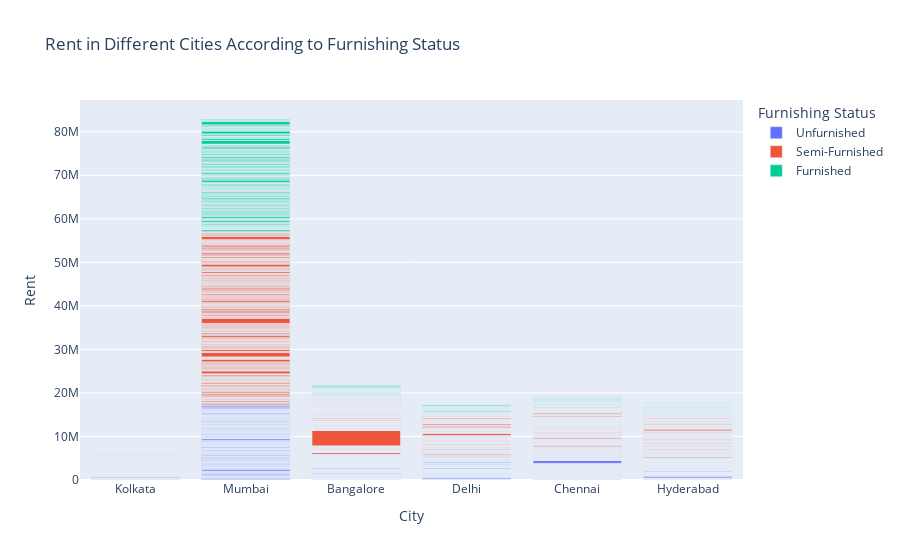

Notebook source saved alongside this figure:
### Markdown cell above
**look at the rent of the houses in different cities according to the furnishing status of the house**

### Code cell
import plotly.express as px
import plotly.graph_objects as go

figure = px.bar(house_rent, x=house_rent["City"], 
                y = house_rent["Rent"], 
                color = house_rent["Furnishing Status"],
            title="Rent in Different Cities According to Furnishing Status")
figure.show()

### Figure 1 — Plotly figure (JSON) as saved in the notebook; plotly's stock layout.template omitted (floating-point values rounded to 4 significant figures; data arrays with more than 128 entries replaced by an {"elided": "..."} marker saying what was removed)
{"data": [{"alignmentgroup": "True", "hovertemplate": "Furnishing Status=Unfurnished<br>City=%{x}<br>Rent=%{y}<extra></extra>", "legendgroup": "Unfurnished", "marker": {"color": "#636efa", "pattern": {"shape": ""}}, "name": "Unfurnished", "offsetgroup": "Unfurnished", "orientation": "v", "showlegend": true, "textposition": "auto", "type": "bar", "x": {"elided": "1815 str values"}, "xaxis": "x", "y": {"elided": "1815 int values"}, "yaxis": "y"}, {"alignmentgroup": "True", "hovertemplate": "Furnishing Status=Semi-Furnished<br>City=%{x}<br>Rent=%{y}<extra></extra>", "legendgroup": "Semi-Furnished", "marker": {"color": "#EF553B", "pattern": {"shape": ""}}, "name": "Semi-Furnished", "offsetgroup": "Semi-Furnished", "orientation": "v", "showlegend": true, "textposition": "auto", "type": "bar", "x": {"elided": "2251 str values"}, "xaxis": "x", "y": {"elided": "2251 int values"}, "yaxis": "y"}, {"alignmentgroup": "True", "hovertemplate": "Furnishing Status=Furnished<br>City=%{x}<br>Rent=%{y}<extra></extra>", "legendgroup": "Furnished", "marker": {"color": "#00cc96", "pattern": {"shape": ""}}, "name": "Furnished", "offsetgroup": "Furnished", "orientation": "v", "showlegend": true, "textposition": "auto", "type": "bar", "x": {"elided": "680 str values"}, "xaxis": "x", "y": {"elided": "680 int values"}, "yaxis": "y"}], "layout": {"barmode": "relative", "legend": {"title": {"text": "Furnishing Status"}, "tracegroupgap": 0}, "title": {"text": "Rent in Different Cities According to Furnishing Status"}, "xaxis": {"anchor": "y", "domain": [0, 1], "title": {"text": "City"}}, "yaxis": {"anchor": "x", "domain": [0, 1], "title": {"text": "Rent"}}}}
